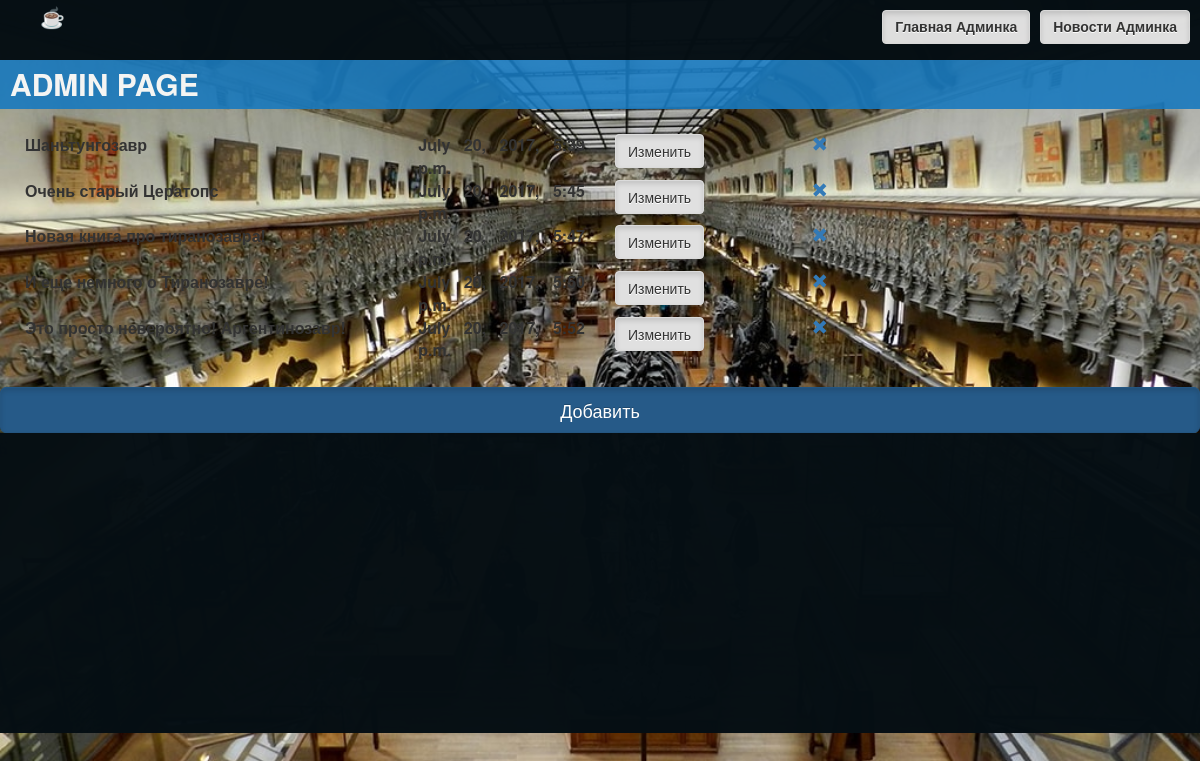
The page /madmin/news on the database its author committed.
### dinomania/models.py (models this page shows, shortened)
class New(models.Model):
    name = models.CharField(max_length=50, unique=True, verbose_name='Загаловок новости')
    slug_name = models.CharField(max_length=120, unique=True, verbose_name='Синапсис новости', blank=True, null=True)
    where_from = models.URLField(verbose_name='Источник',  blank=True)
    dino = models.ForeignKey('Dino', null=True)
    time = models.DateTimeField(auto_now_add=True, verbose_name='дата и время', null=True)
    body = models.TextField(blank=True)
    img = models.ImageField(upload_to='test', blank=True, null=True)

### adminApp/views.py (the view)
class News_admin(ListView):
    template_name = "other_admin.html"
    model = New
    paginate_by = 24

### adminApp/templates/other_admin.html
{% extends "admin_base.html" %}
{% load staticfiles %}
{% block admin %}
<div id='user_id' class='text'>
{% include 'inc_list.html' %}
</div>
<a href="{% url 'create' %}" class="btn btn-primary btn-lg active" role="button">Добавить</a>
{% endblock %}

### adminApp/templates/inc_list.html
{% for obj in object_list %}
<div class='row'>
    <div class='col-lg-4'>{{ obj.name }}</div>
    <div class='col-lg-2'>{{ obj.time }}</div>
    <div class='col-lg-2'><a href="{% url 'update' obj.id %}" class="btn btn-default active" role="button">Изменить</a></div>
    <div class='col-lg-2'><a href="{% url 'delete' obj.id %}"><span class="glyphicon glyphicon-remove"></a></div>
</div>
{% endfor %}

### rows shown on the page
New: name "Шаньтунгозавр", time "July 20, 2017, 5:39 p.m."
New: name "Очень старый Цератопс", time "July 20, 2017, 5:45 p.m."
New: name "Новая книга про тиранозавра!", time "July 20, 2017, 5:47 p.m."
New: name "И еще немного о Тиранозавре!", time "July 20, 2017, 5:50 p.m."
New: name "Это просто невероятно! Аргентинозавр!", time "July 20, 2017, 5:52 p.m."
